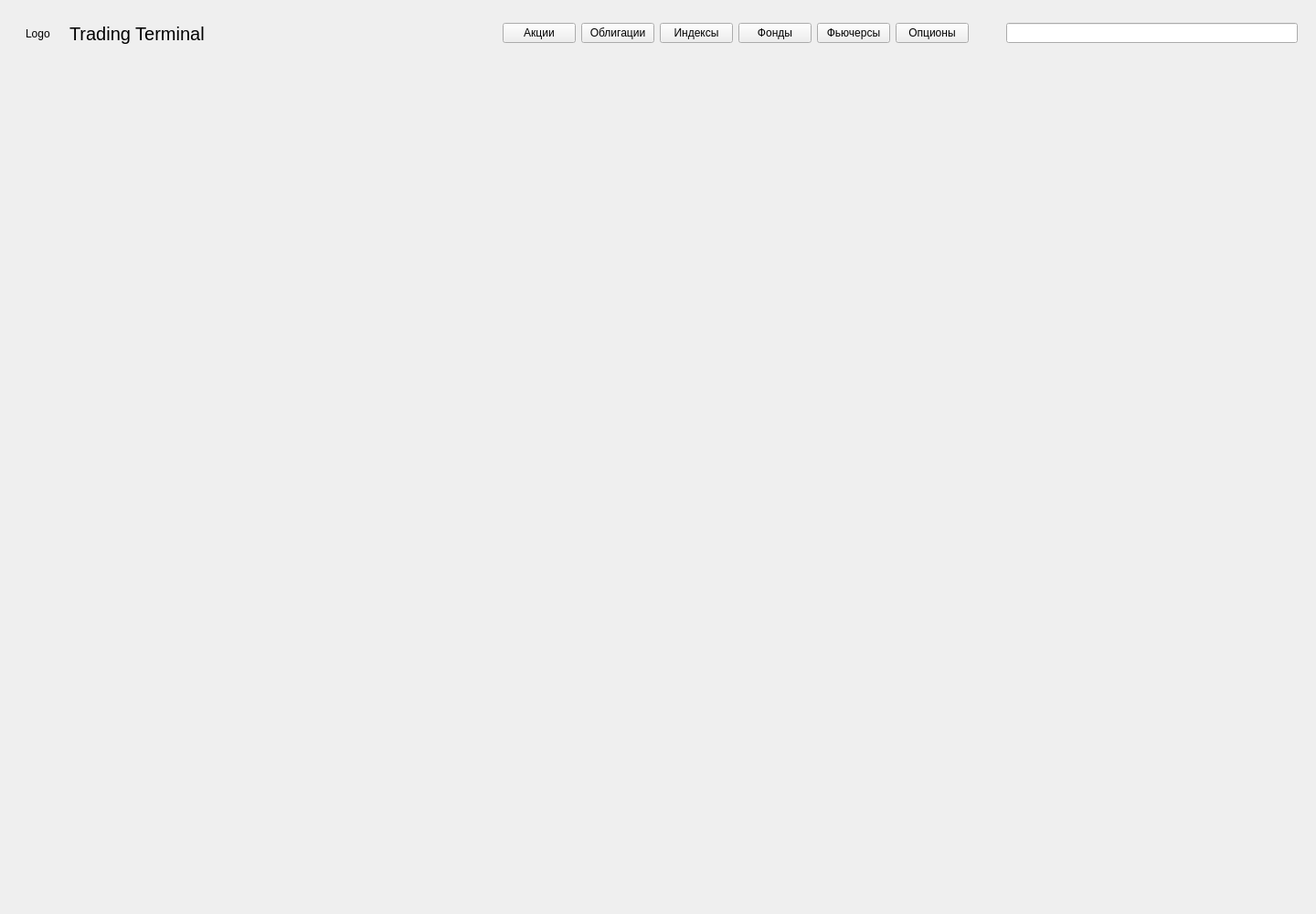
<?xml version="1.0" encoding="UTF-8"?>
<ui version="4.0">
 <class>MainWindow</class>
 <widget class="QMainWindow" name="MainWindow">
  <property name="geometry">
   <rect>
    <x>0</x>
    <y>0</y>
    <width>1440</width>
    <height>1000</height>
   </rect>
  </property>
  <property name="windowTitle">
   <string>MainWindow</string>
  </property>
  <widget class="QWidget" name="mainWidget">
   <property name="minimumSize">
    <size>
     <width>1440</width>
     <height>900</height>
    </size>
   </property>
   <property name="maximumSize">
    <size>
     <width>1440</width>
     <height>900</height>
    </size>
   </property>
   <layout class="QVBoxLayout" name="verticalLayout">
    <item>
     <widget class="QWidget" name="topbarWidget" native="true">
      <property name="minimumSize">
       <size>
        <width>1440</width>
        <height>55</height>
       </size>
      </property>
      <property name="maximumSize">
       <size>
        <width>1440</width>
        <height>55</height>
       </size>
      </property>
      <layout class="QHBoxLayout" name="horizontalLayout">
       <item>
        <spacer name="horizontalSpacer_4">
         <property name="orientation">
          <enum>Qt::Horizontal</enum>
         </property>
         <property name="sizeType">
          <enum>QSizePolicy::Fixed</enum>
         </property>
         <property name="sizeHint" stdset="0">
          <size>
           <width>10</width>
           <height>20</height>
          </size>
         </property>
        </spacer>
       </item>
       <item>
        <widget class="QLabel" name="logoLbl">
         <property name="text">
          <string>Logo</string>
         </property>
        </widget>
       </item>
       <item>
        <spacer name="horizontalSpacer_5">
         <property name="orientation">
          <enum>Qt::Horizontal</enum>
         </property>
         <property name="sizeType">
          <enum>QSizePolicy::Fixed</enum>
         </property>
         <property name="sizeHint" stdset="0">
          <size>
           <width>15</width>
           <height>20</height>
          </size>
         </property>
        </spacer>
       </item>
       <item>
        <widget class="QLabel" name="titleLbl">
         <property name="font">
          <font>
           <pointsize>15</pointsize>
          </font>
         </property>
         <property name="text">
          <string>Trading Terminal</string>
         </property>
        </widget>
       </item>
       <item>
        <spacer name="horizontalSpacer">
         <property name="orientation">
          <enum>Qt::Horizontal</enum>
         </property>
         <property name="sizeHint" stdset="0">
          <size>
           <width>287</width>
           <height>20</height>
          </size>
         </property>
        </spacer>
       </item>
       <item>
        <widget class="QPushButton" name="stockPb">
         <property name="text">
          <string>Акции</string>
         </property>
        </widget>
       </item>
       <item>
        <widget class="QPushButton" name="bondPb">
         <property name="text">
          <string>Облигации</string>
         </property>
        </widget>
       </item>
       <item>
        <widget class="QPushButton" name="indexPb">
         <property name="text">
          <string>Индексы</string>
         </property>
        </widget>
       </item>
       <item>
        <widget class="QPushButton" name="fundPb">
         <property name="text">
          <string>Фонды</string>
         </property>
        </widget>
       </item>
       <item>
        <widget class="QPushButton" name="futurePb">
         <property name="text">
          <string>Фьючерсы</string>
         </property>
        </widget>
       </item>
       <item>
        <widget class="QPushButton" name="optionPb">
         <property name="text">
          <string>Опционы</string>
         </property>
        </widget>
       </item>
       <item>
        <spacer name="horizontalSpacer_2">
         <property name="orientation">
          <enum>Qt::Horizontal</enum>
         </property>
         <property name="sizeType">
          <enum>QSizePolicy::Fixed</enum>
         </property>
         <property name="sizeHint" stdset="0">
          <size>
           <width>35</width>
           <height>20</height>
          </size>
         </property>
        </spacer>
       </item>
       <item>
        <widget class="QLineEdit" name="lineEdit"/>
       </item>
       <item>
        <spacer name="horizontalSpacer_3">
         <property name="orientation">
          <enum>Qt::Horizontal</enum>
         </property>
         <property name="sizeType">
          <enum>QSizePolicy::Fixed</enum>
         </property>
         <property name="sizeHint" stdset="0">
          <size>
           <width>20</width>
           <height>20</height>
          </size>
         </property>
        </spacer>
       </item>
      </layout>
     </widget>
    </item>
    <item>
     <widget class="QStackedWidget" name="stackedWidget">
      <widget class="QWidget" name="mainPg"/>
      <widget class="QWidget" name="stocksPg"/>
      <widget class="QWidget" name="bondsPg"/>
      <widget class="QWidget" name="indexesPg"/>
      <widget class="QWidget" name="fundsPg"/>
      <widget class="QWidget" name="futuresPg"/>
      <widget class="QWidget" name="optionsPg"/>
      <widget class="QWidget" name="toolPg"/>
     </widget>
    </item>
   </layout>
  </widget>
 </widget>
 <resources/>
 <connections/>
</ui>
